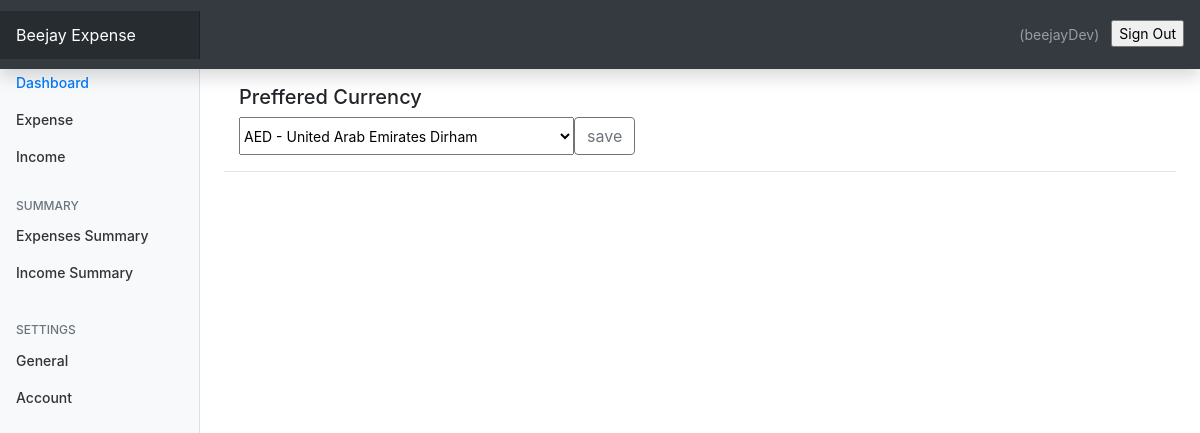
Page /preferences/preference (signed in) on the earlier database version.
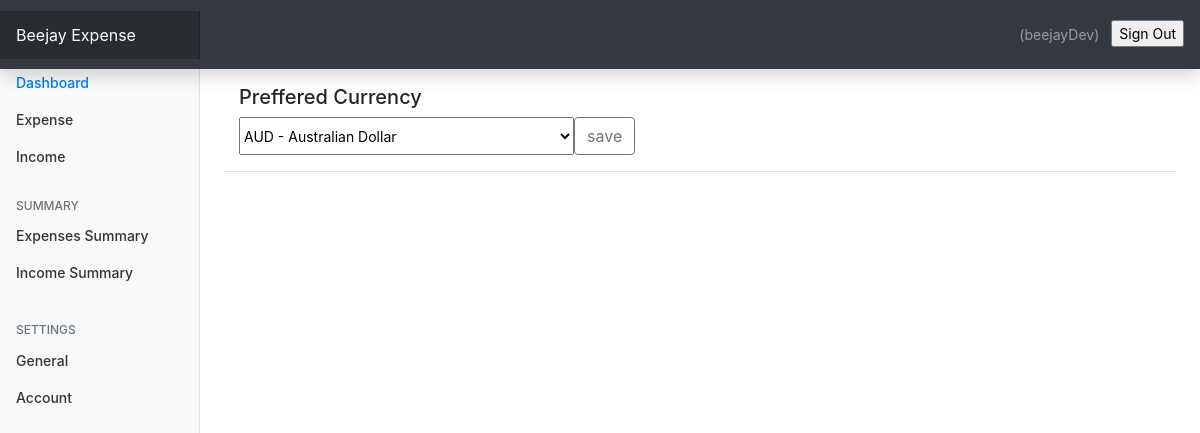
Same page on the later database version.
### userpreferences/models.py (models this page shows, shortened)
class UserPreference(models.Model):
    user = models.OneToOneField(to=User, on_delete=models.CASCADE)
    currency = models.CharField(max_length=255, blank=True, null=True)

### userpreferences/views.py (the view, shortened to what this page needs)
# urls.py: path('', views.index, name='index'),
def index(request):
    currency_data = []
    file_path = os.path.join(settings.BASE_DIR, 'currencies.json')
    with open(file_path, 'r') as json_file:
        data = json.load(json_file)
        for k,v in data.items():
                currency_data.append({ 'name': k, 'value': v })
    exists = UserPreference.objects.filter(user = request.user).exists()
    user_preferences = None
    if exists:
        user_preferences = UserPreference.objects.get(user = request.user)
    if request.method == 'GET':
        return render(request, 'preferences/index.html', { 'currencies': currency_data, 'user_preferences': user_preferences })

### templates/preferences/index.html (shortened to what this page needs)
{% extends 'base.html' %}
{% block content %}
<div class='container mt-3'>
	<h5>Preffered Currency</h5>
	<form action='{% url 'preferences' %}' method='post'>
	<div class="input-group">
  <select name='currency' class="form-select" id="inputGroupSelect04" aria-label="Example select with button addon">
	  {% if user_preferences.currency %}
	  <option name='currency' value="{{ user_preferences.currency }}" selected>{{ user_preferences.currency }}</option>
	  {% endif %}
 </select>
 <input class="btn btn-outline-secondary" type="submit" value="save" />
</div>
	</form>
</div>
	<hr />
{% endblock content %}

Differences in the rows shown:
changed UserPreference: currency "AED - United Arab Emirates Dirham" → "AUD - Australian Dollar"
